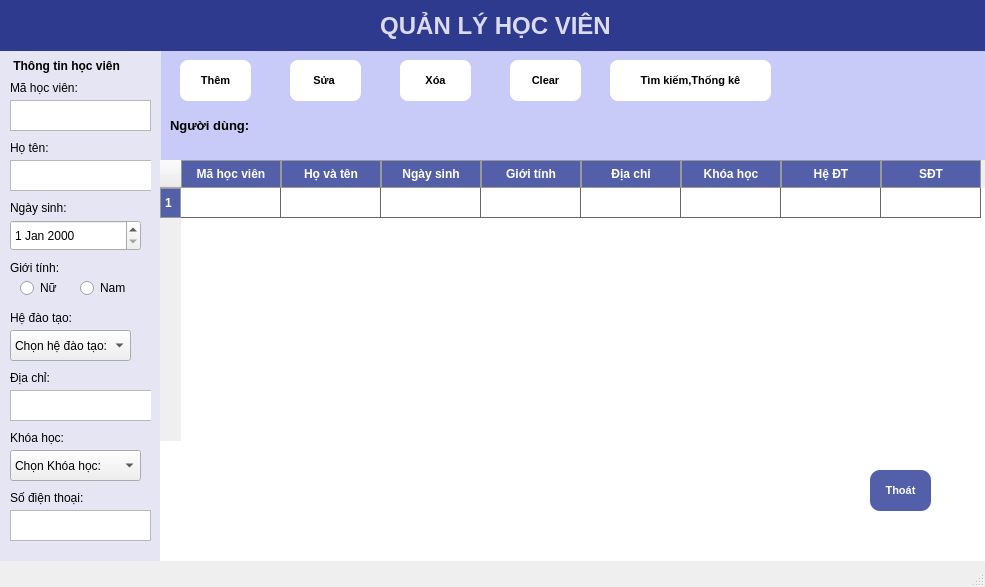
<?xml version="1.0" encoding="UTF-8"?>
<ui version="4.0">
 <class>MainWindow</class>
 <widget class="QMainWindow" name="MainWindow">
  <property name="geometry">
   <rect>
    <x>0</x>
    <y>0</y>
    <width>985</width>
    <height>587</height>
   </rect>
  </property>
  <property name="windowTitle">
   <string>MainWindow</string>
  </property>
  <property name="iconSize">
   <size>
    <width>25</width>
    <height>25</height>
   </size>
  </property>
  <widget class="QWidget" name="centralwidget">
   <widget class="QLabel" name="label_2">
    <property name="geometry">
     <rect>
      <x>160</x>
      <y>50</y>
      <width>831</width>
      <height>111</height>
     </rect>
    </property>
    <property name="styleSheet">
     <string notr="true">background-color: #C8CBF7;
               
</string>
    </property>
    <property name="text">
     <string/>
    </property>
   </widget>
   <widget class="QLabel" name="label_3">
    <property name="geometry">
     <rect>
      <x>0</x>
      <y>50</y>
      <width>161</width>
      <height>511</height>
     </rect>
    </property>
    <property name="styleSheet">
     <string notr="true">background-color: #E5E5F4;
               
</string>
    </property>
    <property name="text">
     <string/>
    </property>
   </widget>
   <widget class="QPushButton" name="nutthem">
    <property name="geometry">
     <rect>
      <x>180</x>
      <y>60</y>
      <width>71</width>
      <height>41</height>
     </rect>
    </property>
    <property name="font">
     <font>
      <pointsize>8</pointsize>
      <weight>75</weight>
      <bold>true</bold>
     </font>
    </property>
    <property name="styleSheet">
     <string notr="true">background-color: white;        /* nền trắng */
                  /* bỏ viền */
border-radius: 8px;            /* bo góc */
</string>
    </property>
    <property name="text">
     <string>Thêm</string>
    </property>
    <property name="icon">
     <iconset>
      <normaloff>giaodien/them.png</normaloff>giaodien/them.png</iconset>
    </property>
    <property name="iconSize">
     <size>
      <width>20</width>
      <height>20</height>
     </size>
    </property>
   </widget>
   <widget class="QPushButton" name="nuttxoa">
    <property name="geometry">
     <rect>
      <x>400</x>
      <y>60</y>
      <width>71</width>
      <height>41</height>
     </rect>
    </property>
    <property name="font">
     <font>
      <pointsize>8</pointsize>
      <weight>75</weight>
      <bold>true</bold>
     </font>
    </property>
    <property name="styleSheet">
     <string notr="true">background-color: white;        /* nền trắng */
                  
border-radius: 8px;            /* bo góc */
</string>
    </property>
    <property name="text">
     <string>Xóa</string>
    </property>
    <property name="icon">
     <iconset>
      <normaloff>giaodien/xoa.png</normaloff>giaodien/xoa.png</iconset>
    </property>
    <property name="iconSize">
     <size>
      <width>25</width>
      <height>25</height>
     </size>
    </property>
   </widget>
   <widget class="QPushButton" name="nutsua">
    <property name="geometry">
     <rect>
      <x>290</x>
      <y>60</y>
      <width>71</width>
      <height>41</height>
     </rect>
    </property>
    <property name="font">
     <font>
      <pointsize>8</pointsize>
      <weight>75</weight>
      <bold>true</bold>
     </font>
    </property>
    <property name="styleSheet">
     <string notr="true">background-color: white;        /* nền trắng */
                  /* bỏ viền */
border-radius: 8px;            /* bo góc */
</string>
    </property>
    <property name="text">
     <string>Sửa </string>
    </property>
    <property name="icon">
     <iconset>
      <normaloff>giaodien/capnhat.png</normaloff>giaodien/capnhat.png</iconset>
    </property>
    <property name="iconSize">
     <size>
      <width>20</width>
      <height>20</height>
     </size>
    </property>
   </widget>
   <widget class="QPushButton" name="nuttimkiem">
    <property name="geometry">
     <rect>
      <x>610</x>
      <y>60</y>
      <width>161</width>
      <height>41</height>
     </rect>
    </property>
    <property name="font">
     <font>
      <pointsize>8</pointsize>
      <weight>75</weight>
      <bold>true</bold>
     </font>
    </property>
    <property name="styleSheet">
     <string notr="true">background-color: white;        /* nền trắng */
                 
border-radius: 8px;            /* bo góc */
</string>
    </property>
    <property name="text">
     <string>Tìm kiếm,Thống kê</string>
    </property>
    <property name="icon">
     <iconset>
      <normaloff>giaodien/timkiem.png</normaloff>giaodien/timkiem.png</iconset>
    </property>
    <property name="iconSize">
     <size>
      <width>20</width>
      <height>20</height>
     </size>
    </property>
   </widget>
   <widget class="QLabel" name="nguoidung">
    <property name="geometry">
     <rect>
      <x>170</x>
      <y>110</y>
      <width>301</width>
      <height>31</height>
     </rect>
    </property>
    <property name="font">
     <font>
      <pointsize>10</pointsize>
      <weight>75</weight>
      <bold>true</bold>
     </font>
    </property>
    <property name="styleSheet">
     <string notr="true"/>
    </property>
    <property name="text">
     <string>Người dùng:</string>
    </property>
   </widget>
   <widget class="QLabel" name="label_12">
    <property name="geometry">
     <rect>
      <x>160</x>
      <y>160</y>
      <width>831</width>
      <height>401</height>
     </rect>
    </property>
    <property name="font">
     <font>
      <pointsize>7</pointsize>
     </font>
    </property>
    <property name="styleSheet">
     <string notr="true">background-color: white;
               
</string>
    </property>
    <property name="text">
     <string/>
    </property>
    <property name="textFormat">
     <enum>Qt::AutoText</enum>
    </property>
   </widget>
   <widget class="QPushButton" name="nutthoat">
    <property name="geometry">
     <rect>
      <x>870</x>
      <y>470</y>
      <width>61</width>
      <height>41</height>
     </rect>
    </property>
    <property name="font">
     <font>
      <pointsize>8</pointsize>
      <weight>75</weight>
      <bold>true</bold>
     </font>
    </property>
    <property name="styleSheet">
     <string notr="true">background-color: #545FAA;        /* nền trắng */
color: white;  
border-radius: 10px;            /* bo góc */
</string>
    </property>
    <property name="text">
     <string>Thoát</string>
    </property>
    <property name="iconSize">
     <size>
      <width>18</width>
      <height>18</height>
     </size>
    </property>
   </widget>
   <widget class="QWidget" name="formWidget" native="true">
    <property name="geometry">
     <rect>
      <x>0</x>
      <y>50</y>
      <width>151</width>
      <height>511</height>
     </rect>
    </property>
    <widget class="QLabel" name="label_13">
     <property name="geometry">
      <rect>
       <x>0</x>
       <y>0</y>
       <width>161</width>
       <height>31</height>
      </rect>
     </property>
     <property name="font">
      <font>
       <pointsize>9</pointsize>
       <weight>75</weight>
       <bold>true</bold>
      </font>
     </property>
     <property name="text">
      <string>    Thông tin học viên</string>
     </property>
    </widget>
    <widget class="QLabel" name="label_4">
     <property name="geometry">
      <rect>
       <x>10</x>
       <y>30</y>
       <width>121</width>
       <height>16</height>
      </rect>
     </property>
     <property name="text">
      <string>Mã học viên:</string>
     </property>
    </widget>
    <widget class="QTextEdit" name="mahocvien">
     <property name="geometry">
      <rect>
       <x>10</x>
       <y>50</y>
       <width>141</width>
       <height>31</height>
      </rect>
     </property>
    </widget>
    <widget class="QLabel" name="label_5">
     <property name="geometry">
      <rect>
       <x>10</x>
       <y>90</y>
       <width>111</width>
       <height>16</height>
      </rect>
     </property>
     <property name="text">
      <string>Họ tên:</string>
     </property>
    </widget>
    <widget class="QTextEdit" name="hoten">
     <property name="geometry">
      <rect>
       <x>10</x>
       <y>110</y>
       <width>143</width>
       <height>31</height>
      </rect>
     </property>
    </widget>
    <widget class="QLabel" name="label_6">
     <property name="geometry">
      <rect>
       <x>10</x>
       <y>150</y>
       <width>131</width>
       <height>16</height>
      </rect>
     </property>
     <property name="text">
      <string>Ngày sinh:</string>
     </property>
    </widget>
    <widget class="QDateEdit" name="ngaysinh">
     <property name="geometry">
      <rect>
       <x>10</x>
       <y>170</y>
       <width>131</width>
       <height>31</height>
      </rect>
     </property>
    </widget>
    <widget class="QLabel" name="label_10">
     <property name="geometry">
      <rect>
       <x>10</x>
       <y>210</y>
       <width>111</width>
       <height>16</height>
      </rect>
     </property>
     <property name="text">
      <string>Giới tính:</string>
     </property>
    </widget>
    <widget class="QRadioButton" name="nu">
     <property name="geometry">
      <rect>
       <x>20</x>
       <y>230</y>
       <width>61</width>
       <height>16</height>
      </rect>
     </property>
     <property name="text">
      <string>Nữ</string>
     </property>
    </widget>
    <widget class="QRadioButton" name="nam">
     <property name="geometry">
      <rect>
       <x>80</x>
       <y>230</y>
       <width>61</width>
       <height>16</height>
      </rect>
     </property>
     <property name="text">
      <string>Nam</string>
     </property>
    </widget>
    <widget class="QLabel" name="label_7">
     <property name="geometry">
      <rect>
       <x>10</x>
       <y>260</y>
       <width>141</width>
       <height>16</height>
      </rect>
     </property>
     <property name="text">
      <string>Hệ đào tạo:</string>
     </property>
    </widget>
    <widget class="QComboBox" name="heDT">
     <property name="geometry">
      <rect>
       <x>10</x>
       <y>280</y>
       <width>121</width>
       <height>31</height>
      </rect>
     </property>
     <item>
      <property name="text">
       <string>Chọn hệ đào tạo:</string>
      </property>
     </item>
     <item>
      <property name="text">
       <string>Đại học</string>
      </property>
     </item>
     <item>
      <property name="text">
       <string>Cao đẳng</string>
      </property>
     </item>
    </widget>
    <widget class="QLabel" name="label_8">
     <property name="geometry">
      <rect>
       <x>10</x>
       <y>320</y>
       <width>141</width>
       <height>16</height>
      </rect>
     </property>
     <property name="text">
      <string>Địa chỉ:</string>
     </property>
    </widget>
    <widget class="QTextEdit" name="Diachi">
     <property name="geometry">
      <rect>
       <x>10</x>
       <y>340</y>
       <width>143</width>
       <height>31</height>
      </rect>
     </property>
    </widget>
    <widget class="QLabel" name="label_9">
     <property name="geometry">
      <rect>
       <x>10</x>
       <y>380</y>
       <width>131</width>
       <height>16</height>
      </rect>
     </property>
     <property name="text">
      <string>Khóa học:</string>
     </property>
    </widget>
    <widget class="QLabel" name="label_11">
     <property name="geometry">
      <rect>
       <x>10</x>
       <y>440</y>
       <width>141</width>
       <height>16</height>
      </rect>
     </property>
     <property name="text">
      <string>Số điện thoại:</string>
     </property>
    </widget>
    <widget class="QComboBox" name="Khoahoc">
     <property name="geometry">
      <rect>
       <x>10</x>
       <y>400</y>
       <width>131</width>
       <height>31</height>
      </rect>
     </property>
     <item>
      <property name="text">
       <string>Chọn Khóa học:</string>
      </property>
     </item>
     <item>
      <property name="text">
       <string>Công nghệ thông tin</string>
      </property>
     </item>
     <item>
      <property name="text">
       <string>Tin học</string>
      </property>
     </item>
     <item>
      <property name="text">
       <string>Khoa học máy tính</string>
      </property>
     </item>
    </widget>
    <widget class="QTextEdit" name="SDT">
     <property name="geometry">
      <rect>
       <x>10</x>
       <y>460</y>
       <width>141</width>
       <height>31</height>
      </rect>
     </property>
    </widget>
   </widget>
   <widget class="QLabel" name="label">
    <property name="geometry">
     <rect>
      <x>0</x>
      <y>0</y>
      <width>991</width>
      <height>51</height>
     </rect>
    </property>
    <property name="font">
     <font>
      <pointsize>18</pointsize>
      <weight>75</weight>
      <italic>false</italic>
      <bold>true</bold>
     </font>
    </property>
    <property name="styleSheet">
     <string notr="true">background-color: #2E3A8D;
color: #DADAF0;                /* Màu chữ vàng tươi */
</string>
    </property>
    <property name="text">
     <string>QUẢN LÝ HỌC VIÊN</string>
    </property>
    <property name="alignment">
     <set>Qt::AlignCenter</set>
    </property>
   </widget>
   <widget class="QPushButton" name="nutclear">
    <property name="geometry">
     <rect>
      <x>510</x>
      <y>60</y>
      <width>71</width>
      <height>41</height>
     </rect>
    </property>
    <property name="font">
     <font>
      <pointsize>8</pointsize>
      <weight>75</weight>
      <bold>true</bold>
     </font>
    </property>
    <property name="styleSheet">
     <string notr="true">background-color: white;        /* nền trắng */
                  
border-radius: 8px;            /* bo góc */
</string>
    </property>
    <property name="text">
     <string>Clear</string>
    </property>
    <property name="icon">
     <iconset>
      <normaloff>giaodien/clear.png</normaloff>giaodien/clear.png</iconset>
    </property>
    <property name="iconSize">
     <size>
      <width>25</width>
      <height>25</height>
     </size>
    </property>
   </widget>
   <widget class="QTableWidget" name="bang">
    <property name="geometry">
     <rect>
      <x>160</x>
      <y>160</y>
      <width>831</width>
      <height>281</height>
     </rect>
    </property>
    <property name="styleSheet">
     <string notr="true">QTableWidget {
    border: none;                        /* Bỏ viền bảng */
    gridline-color: #666666;             /* Màu đường kẻ giữa các ô */
    background-color: white;
}

QTableWidget::item {
    border: none;                        /* Bỏ viền mỗi ô */
    padding: 4px;                         /* Cách lề cho nội dung */
}

/* Tô đậm và thêm nền cho hàng tiêu đề */
QHeaderView::section {
    background-color: #545FAA;           /* Màu nền cho hàng tiêu đề */
    color: white;                        /* Màu chữ trắng */
    font-weight: bold;                   /* In đậm */
    padding: 4px;
    border: 1px solid #999999;           /* Viền tiêu đề */
}
</string>
    </property>
    <property name="editTriggers">
     <set>QAbstractItemView::NoEditTriggers</set>
    </property>
    <property name="defaultDropAction">
     <enum>Qt::IgnoreAction</enum>
    </property>
    <property name="showGrid">
     <bool>true</bool>
    </property>
    <property name="rowCount">
     <number>1</number>
    </property>
    <property name="columnCount">
     <number>8</number>
    </property>
    <row/>
    <column>
     <property name="text">
      <string>Mã học viên</string>
     </property>
     <property name="font">
      <font>
       <weight>75</weight>
       <bold>true</bold>
      </font>
     </property>
    </column>
    <column>
     <property name="text">
      <string>Họ và tên</string>
     </property>
     <property name="font">
      <font>
       <pointsize>9</pointsize>
       <weight>75</weight>
       <italic>false</italic>
       <bold>true</bold>
      </font>
     </property>
    </column>
    <column>
     <property name="text">
      <string>Ngày sinh</string>
     </property>
     <property name="font">
      <font>
       <pointsize>9</pointsize>
       <weight>75</weight>
       <bold>true</bold>
      </font>
     </property>
    </column>
    <column>
     <property name="text">
      <string>Giới tính</string>
     </property>
     <property name="font">
      <font>
       <pointsize>9</pointsize>
       <weight>75</weight>
       <bold>true</bold>
      </font>
     </property>
    </column>
    <column>
     <property name="text">
      <string>Địa chỉ</string>
     </property>
     <property name="font">
      <font>
       <pointsize>9</pointsize>
       <weight>75</weight>
       <bold>true</bold>
      </font>
     </property>
    </column>
    <column>
     <property name="text">
      <string>Khóa học</string>
     </property>
     <property name="font">
      <font>
       <pointsize>9</pointsize>
       <weight>75</weight>
       <bold>true</bold>
      </font>
     </property>
    </column>
    <column>
     <property name="text">
      <string>Hệ ĐT</string>
     </property>
     <property name="font">
      <font>
       <pointsize>9</pointsize>
       <weight>75</weight>
       <bold>true</bold>
      </font>
     </property>
    </column>
    <column>
     <property name="text">
      <string>SĐT</string>
     </property>
     <property name="font">
      <font>
       <pointsize>9</pointsize>
       <weight>75</weight>
       <bold>true</bold>
      </font>
     </property>
    </column>
   </widget>
  </widget>
  <widget class="QMenuBar" name="menubar">
   <property name="geometry">
    <rect>
     <x>0</x>
     <y>0</y>
     <width>985</width>
     <height>22</height>
    </rect>
   </property>
  </widget>
  <widget class="QStatusBar" name="statusbar"/>
 </widget>
 <resources/>
 <connections/>
</ui>
